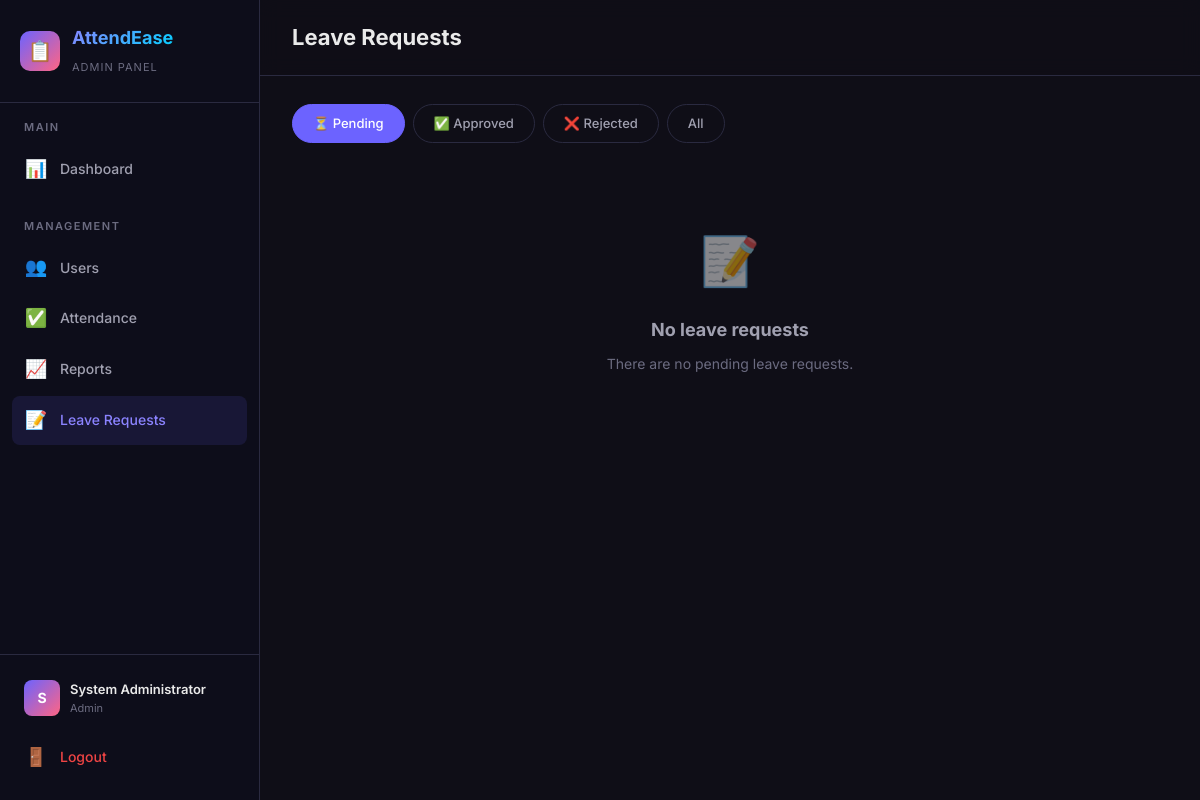
The app's page /admin/leaves (signed in) with its own data.
### models.py (models this page shows, shortened)
class User(UserMixin, db.Model):
    __tablename__ = 'users'
    id = db.Column(db.Integer, primary_key=True)
    username = db.Column(db.String(80), unique=True, nullable=False)
    email = db.Column(db.String(120), unique=True, nullable=False)
    password_hash = db.Column(db.String(256), nullable=False)
    full_name = db.Column(db.String(150), nullable=False)
    role = db.Column(db.String(20), default='user')  # 'user' or 'admin'
    department = db.Column(db.String(100), default='General')
    phone = db.Column(db.String(20), default='')
    is_approved = db.Column(db.Boolean, default=False)
    created_at = db.Column(db.DateTime, default=datetime.utcnow)
    attendances = db.relationship('Attendance', backref='user', lazy=True)
    leave_requests = db.relationship('LeaveRequest', backref='user', lazy=True)
    def is_admin(self):
        return self.role == 'admin'

### routes/admin.py (the view)
@admin_bp.route('/leaves')
@login_required
@admin_required
def manage_leaves():
    status_filter = request.args.get('status', 'pending')
    query = LeaveRequest.query.join(User)
    if status_filter != 'all':
        query = query.filter(LeaveRequest.status == status_filter)
    leaves = query.order_by(LeaveRequest.created_at.desc()).all()
    return render_template('admin/leaves.html', leaves=leaves, status_filter=status_filter)

### models.py (called while the page is built)
@login_manager.user_loader
def load_user(user_id):
    return User.query.get(int(user_id))

### routes/admin.py (called while the page is built)
def admin_required(f):
    @wraps(f)
    def decorated_function(*args, **kwargs):
        if not current_user.is_authenticated or not current_user.is_admin():
            flash('Admin access required.', 'danger')
            return redirect(url_for('auth.login'))
        return f(*args, **kwargs)
    return decorated_function

### templates/admin/leaves.html
{% extends "layout.html" %}
{% block page_title %}Leave Requests{% endblock %}
{% block content %}
<div class="filter-tabs">
    <a href="{{ url_for('admin.manage_leaves', status='pending') }}"
        class="filter-tab {{ 'active' if status_filter == 'pending' }}">⏳ Pending</a>
    <a href="{{ url_for('admin.manage_leaves', status='approved') }}"
        class="filter-tab {{ 'active' if status_filter == 'approved' }}">✅ Approved</a>
    <a href="{{ url_for('admin.manage_leaves', status='rejected') }}"
        class="filter-tab {{ 'active' if status_filter == 'rejected' }}">❌ Rejected</a>
    <a href="{{ url_for('admin.manage_leaves', status='all') }}"
        class="filter-tab {{ 'active' if status_filter == 'all' }}">All</a>
</div>
{% if leaves %}
{% for leave in leaves %}
<div class="leave-card">
    <div class="leave-card-header">
        <div>
            <h4 style="display: flex; align-items: center; gap: 10px;">
                <div class="user-avatar" style="width: 28px; height: 28px; font-size: 11px;">{{
                    leave.user.full_name[0]|upper }}</div>
                {{ leave.user.full_name }}
                <span style="color: var(--text-muted); font-weight: 400; font-size: 13px;">— {{
                    leave.leave_type|capitalize }} Leave</span>
            </h4>
        </div>
        <span class="status-badge {{ leave.status }}"><span class="status-dot"></span>{{ leave.status }}</span>
    </div>
    <div class="leave-card-body">
        <div>
            <div class="label">Department</div>
            <div>{{ leave.user.department }}</div>
        </div>
        <div>
            <div class="label">Duration</div>
            <div>{{ leave.start_date.strftime('%d %b') }} — {{ leave.end_date.strftime('%d %b %Y') }}</div>
        </div>
        <div style="grid-column: 1 / -1;">
            <div class="label">Reason</div>
            <div>{{ leave.reason }}</div>
        </div>
    </div>
    {% if leave.status == 'pending' %}
    <div class="leave-actions-form">
        <form method="POST" action="{{ url_for('admin.approve_leave', leave_id=leave.id) }}"
            style="display: flex; gap: 8px; flex: 1; align-items: center;">
            <input type="text" name="remarks" placeholder="Add remarks (optional)">
            <button type="submit" class="btn btn-success btn-sm">✅ Approve</button>
        </form>
        <form method="POST" action="{{ url_for('admin.reject_leave', leave_id=leave.id) }}"
            style="display: flex; gap: 8px; align-items: center;">
            <input type="hidden" name="remarks" value="">
            <button type="submit" class="btn btn-danger btn-sm">❌ Reject</button>
        </form>
    </div>
    {% endif %}
    {% if leave.admin_remarks %}
    <div style="margin-top: 12px; padding-top: 12px; border-top: 1px solid var(--border-color); font-size: 13px;">
        <span style="color: var(--text-muted);">Admin remarks:</span>
        <span style="color: var(--primary-light);">{{ leave.admin_remarks }}</span>
    </div>
    {% endif %}
</div>
{% endfor %}
{% else %}
<div class="empty-state">
    <div class="empty-icon">📝</div>
    <h3>No leave requests</h3>
    <p>There are no {{ status_filter }} leave requests.</p>
</div>
{% endif %}
{% endblock %}

### templates/layout.html (shortened to what this page needs)
{% extends "base.html" %}
{% block body %}
<div class="app-layout">
    <aside class="sidebar" id="sidebar">
        <div class="sidebar-header">
            <div class="sidebar-brand">
                <div class="brand-icon">📋</div>
                <div>
                    <h2>AttendEase</h2>
                    <span>{{ 'Admin Panel' if current_user.is_admin() else 'Employee Portal' }}</span>
                </div>
            </div>
        </div>
        <nav class="sidebar-nav">
            {% if current_user.is_admin() %}
            <div class="nav-section">
                <div class="nav-section-title">Main</div>
                <a href="{{ url_for('admin.dashboard') }}"
                    class="nav-link {{ 'active' if request.endpoint == 'admin.dashboard' }}">
                    <span class="nav-icon">📊</span> Dashboard
                </a>
            </div>
            <div class="nav-section">
                <div class="nav-section-title">Management</div>
                <a href="{{ url_for('admin.manage_users') }}"
                    class="nav-link {{ 'active' if request.endpoint == 'admin.manage_users' }}">
                    <span class="nav-icon">👥</span> Users
                </a>
                <a href="{{ url_for('admin.view_attendance') }}"
                    class="nav-link {{ 'active' if request.endpoint == 'admin.view_attendance' }}">
                    <span class="nav-icon">✅</span> Attendance
                </a>
                <a href="{{ url_for('admin.attendance_report') }}"
                    class="nav-link {{ 'active' if request.endpoint == 'admin.attendance_report' }}">
                    <span class="nav-icon">📈</span> Reports
                </a>
                <a href="{{ url_for('admin.manage_leaves') }}"
                    class="nav-link {{ 'active' if request.endpoint == 'admin.manage_leaves' }}">
                    <span class="nav-icon">📝</span> Leave Requests
                </a>
            </div>
            {% endif %}
        </nav>
        <div class="sidebar-footer">
            <div class="user-info">
                <div class="user-avatar">{{ current_user.full_name[0]|upper }}</div>
                <div class="user-details">
                    <div class="name">{{ current_user.full_name }}</div>
                    <div class="role">{{ current_user.role }}</div>
                </div>
            </div>
            <a href="{{ url_for('auth.logout') }}" class="nav-link" style="color: var(--danger); margin-top: 8px;">
                <span class="nav-icon">🚪</span> Logout
            </a>
        </div>
    </aside>
    <main class="main-content">
        <div class="content-header">
            <h1>{% block page_title %}Dashboard{% endblock %}</h1>
        </div>
        <div class="content-body">
            {% block content %}{% endblock %}
        </div>
    </main>
</div>
{% endblock %}

### records on screen
User: role "ADMIN PANEL", full_name "S", full_name "System Administrator", role "Admin"

### other values on screen
{{ status_filter }} "pending"
